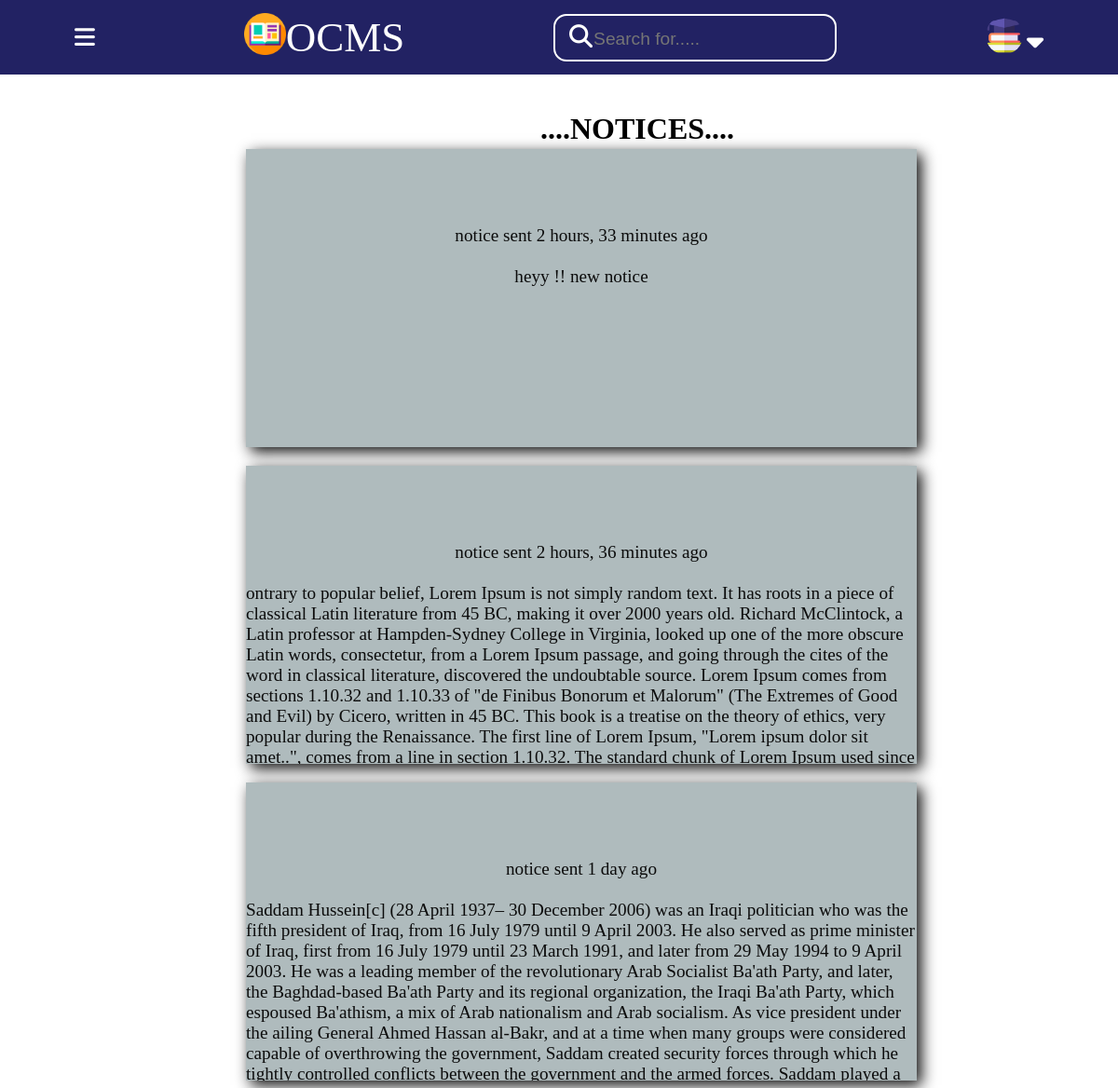
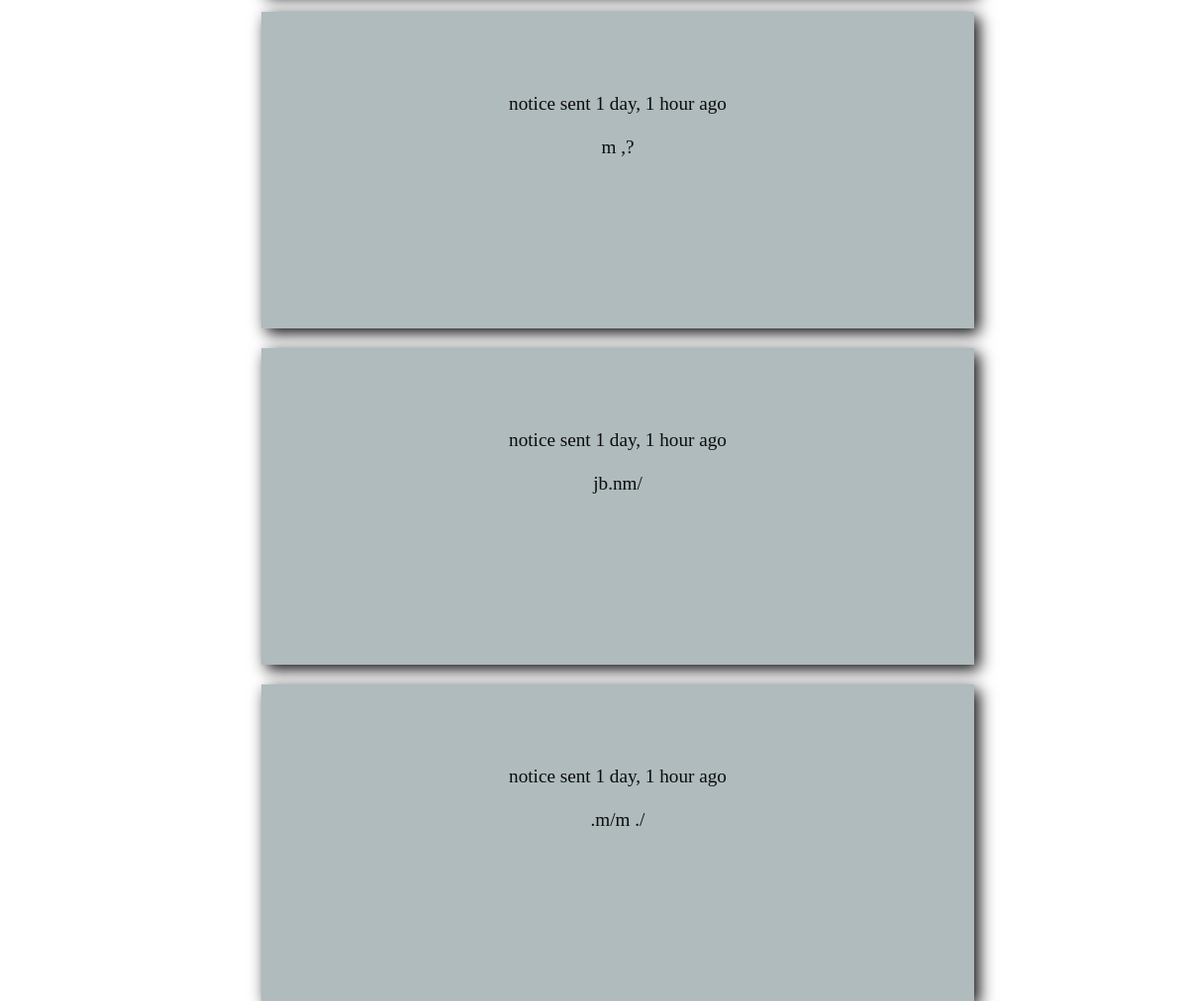
/snotice_box/ (signed in), run on the app's committed database (2 pictures, top to bottom).
### base/models.py (models this page shows, shortened)
class Notice(models.Model):
    id = models.AutoField(primary_key=True)
    description = models.TextField(null=True, blank=True)
    updated = models.DateTimeField(auto_now=True)
    created = models.DateTimeField(auto_now_add=True)
    class Meta:
        ordering = ['-updated', '-created']

### base/views.py (the view)
# urls.py: path("snotice_box/",views.student_notice,name="snotice_box"),
def student_notice(request):
    Student_User=get_object_or_404(Student, user=request.user)
    notices=Notice.objects.all()
    context={'notices':notices}
    return render(request,'base/snotice_box.html',context)

### base/templates/base/snotice_box.html (shortened to what this page needs)
{% load static %}
<!DOCTYPE html>
<html lang="en">
<head>
    <link rel="stylesheet" href="{% static 'styles/join_room.css' %}">
</head>
<body>
    <div class="wrapper">
    <div class="nav">
        <i id="dropdown" class=" dropdown fa-solid fa-bars"></i>
     <div class="logo"><img src="{% static 'images/1414305.png' %}" class="img">
        <p style="font-size: 45px;">OCMS</p></div>
        <div class="search">
        <i class=" icon fa-solid fa-magnifying-glass"></i>
        <input type="text" placeholder="Search for.....">
        </div>
        <div class="profile">
            <img src="{% static 'images/4430487.png' %}" class="pic">
            <i class="dropdowm-icon fa-solid fa-caret-down"></i>
        </div>
    </div>
</div>
<div class="wrapper2">
    <h1 class="noticehead">....NOTICES....</h1>
    <div id="classinfo" class="noticeinfo">
        {% for notice in notices %}
        <div  class="noticebox">
            <div class="nnn">
                 <p class="nm">  <br><p class="time">notice sent {{notice.created | timesince}} ago</p><br>{{ notice.description }}</p>
             </div>
        </div>
        {% endfor %}
    </div>
</div>
</body>
</html>

### static/styles/join_room.css (style rules this page uses)
* { margin: 0; border: 0; box-sizing: border-box; }
body { height: 100vh; width: 100vw; display: flex; flex-direction: column; }
.img { height: 45px; }
.nav { width: 100vw; height: 10vh; background-color:rgb(34, 34, 99); position: absolute; top:0; display: flex; justify-content: space-around; align-items: center; color: white; }
.nav input { border: none; outline: none; background: transparent; color: white; font-size: larger; }
.pic { height: 40px; width: 40px; border-radius: 50%; }
.search { border: 2px solid white; padding: 10px; border-radius: 14px; }
.icon { font-size: 25px; color: white; position: relative; left: 5px; }
.dropdowm-icon { position: relative; bottom:3px; font-size: 29px; color: white; }
.logo { display: flex; }
.dropdown { font-size: 25px; }
.wrapper2 { display: flex; flex-direction: column; position: relative; position: absolute; top:15vh; left: 22vw; }
.nm { max-width: 70%; margin-top: 5vw; }
.nnn { display: flex; flex-direction: column; justify-content: center; align-items: center; }
.noticehead { text-align:center; }
.noticebox { height: 40vh; width: 60vw; background-color: aliceblue; display: flex; gap: 5px; box-shadow: 5px 5px 15px; flex-direction: column; background-color:rgb(175, 187, 189); color: black; font-size: larger; overflow: scroll; color: rgb(12, 12, 12); }
.noticeinfo { margin-top: 3px; width:70vw; display: flex; flex-direction: column; row-gap: 20px; }

### data on the page
Notice: created "2 hours, 33 minutes", description "heyy !! new notice"
Notice: created "2 hours, 36 minutes", description "ontrary to popular belief, Lorem Ipsum is not simply random text. It has roots in a piece of classical Latin literature from 45 BC, making it over 2000 years old. Richard McClintock, a Latin professor at Hampden-Sydney College in Virginia, looked up one of the more obscure Latin words, consectetur, from a Lorem Ipsum passage, and going through the cites of the word in classical literature, discovered the undoubtable source. Lorem Ipsum comes from sections 1.10.32 and 1.10.33 of \"de Finibus Bonorum et Malorum\" (The Extremes of Good and Evil) by Cicero, written in 45 BC. This book is a treatise on the theory of ethics, very popular during the Renaissance. The first line of Lorem Ipsum, \"Lorem…"
Notice: created "1 day", description "Saddam Hussein[c] (28 April 1937– 30 December 2006) was an Iraqi politician who was the fifth president of Iraq, from 16 July 1979 until 9 April 2003. He also served as prime minister of Iraq, first from 16 July 1979 until 23 March 1991, and later from 29 May 1994 to 9 April 2003. He was a leading member of the revolutionary Arab Socialist Ba'ath Party, and later, the Baghdad-based Ba'ath Party and its regional organization, the Iraqi Ba'ath Party, which espoused Ba'athism, a mix of Arab nationalism and Arab socialism. As vice president under the ailing General Ahmed Hassan al-Bakr, and at a time when many groups were considered capable of overthrowing the government, Saddam created…"
Notice: created "1 day, 1 hour", description "m ,?"
Notice: created "1 day, 1 hour", description "jb.nm/"
Notice: created "1 day, 1 hour", description ".m/m ./"
